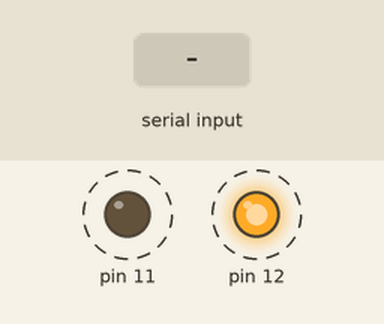
Simulated run of this sketch. Board: Arduino Uno, built with avr-gcc and run on an emulated ATmega328P. On the bench: output pins drawn as LEDs (lit = HIGH). Dashed ring = blinking. Inputs (shaded band) come from the test bench.

Above: at 1.5 s.
1.6 s: "again\n" received over Serial
At 2.12 s:
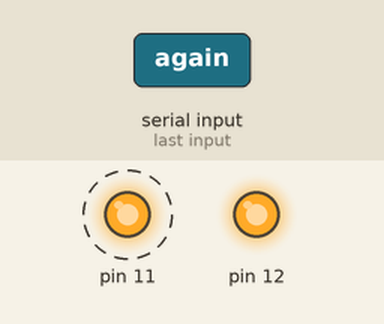
At 4.6 s:
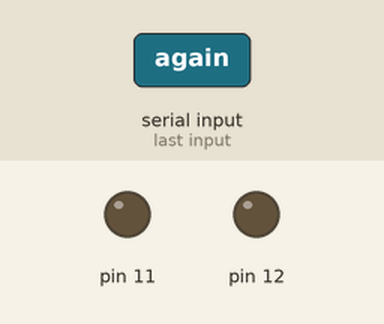
Timing chart, 0 to 6.1 s (numbered marks = the images above; inputs shaded):
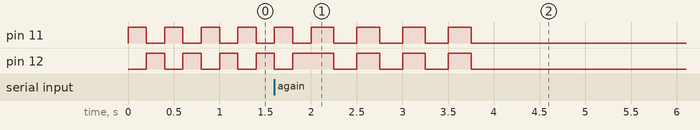

The sketch:

projeto4.ino
```cpp
unsigned long millisLed = millis();
int tempoleds = 250;
int num ;
volatile int a = 0;
int cont = 0 ;
String b ;
void setup() {
  pinMode(11,OUTPUT);
  pinMode(12,OUTPUT);
  pinMode(5,INPUT);
  pinMode(2,INPUT);
  Serial.begin (9600);
}
void (*Reset) () = 0;
void loop() {
   digitalWrite(11,1);
   delay(200);
   digitalWrite(11,0);
   digitalWrite(12,1);
   delay(200);
   digitalWrite(12,0);
  if (Serial.available()){
     b = Serial.readStringUntil('\n');
    if(b = "start"){
       millisLed = millis();
       while(cont < 4){
       Blink();
     }
    funcPrinc();
   }
 }
}
void funcPrinc(){
  while(1){
     if (Serial.available()){
       num = Serial.parseInt();
       if (num > 0 ){
         while(1){
           if(digitalRead(5)){
             tempoleds = 100;
             millisLed = millis();
           while(digitalRead(5)){}
             while(1){
              Blink();
              encurta();
              if (num == a){
                 detachInterrupt(digitalPinToInterrupt(2));
                 digitalWrite(11,0);
                 digitalWrite(12,0);
                 while(1){
                 if(Serial.available()){
                   b = Serial.readStringUntil('\n');
                   if (b == "again"){
                   Reset();
                    }
                   }
                 }
               }
             }
           }
         }
       }
     }
   }
}
void Blink(){
    if ((millis () - millisLed) < tempoleds){
     digitalWrite(11,1);
     digitalWrite(12,1);
     }
    else{
     digitalWrite(11,0);
     digitalWrite(12,0);
     }
    if ((millis() - millisLed) > tempoleds*2){
     millisLed = millis();
     cont ++;
 }
}
void ZC(){
 a++;
 }
void encurta(){
  attachInterrupt(digitalPinToInterrupt(2),ZC,HIGH);
}
```

Measured:
- after the input at 1.6 s, pin 11: alternates HIGH for 0.25 s and LOW for 0.25 s, 7 changes in all, then stays LOW, starting after 0.65 s
- by itself, pin 11: alternates HIGH for 0.20 s and LOW for 0.20 s
